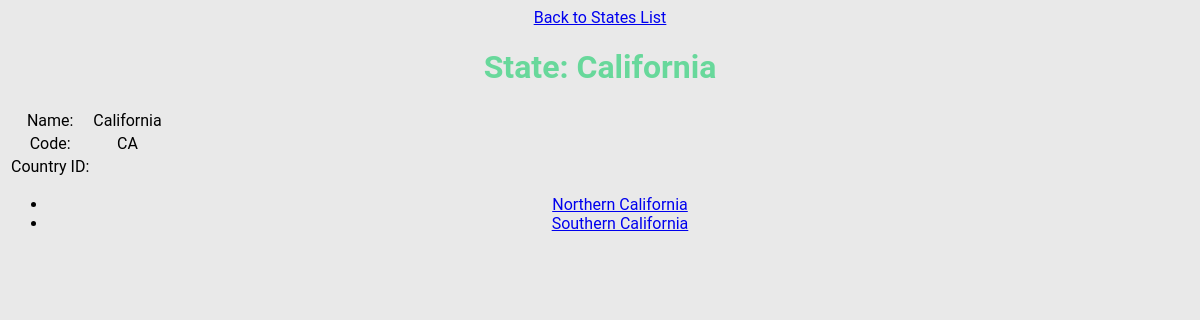
/public/staff/state.php?id=5, run on the app's committed database.
### tables this page shows
CREATE TABLE `states` (
  `id` int(11) NOT NULL AUTO_INCREMENT,
  `name` varchar(255) DEFAULT NULL,
  `code` varchar(255) DEFAULT NULL,
  PRIMARY KEY (`id`)
);

CREATE TABLE `territories` (
  `id` int(11) NOT NULL AUTO_INCREMENT,
  `name` varchar(255) DEFAULT NULL,
  `state_id` int(11) DEFAULT NULL,
  `position` int(11) DEFAULT NULL,
  PRIMARY KEY (`id`),
  KEY `state_id` (`state_id`)
);

### private/query_functions.php (called while the page is built, shortened)
<?php
  function find_state_by_id($id=0) {
    global $db;
    $sql = "SELECT * FROM states ";
    $sql .= "WHERE id='" . $id . "';";
    $state_result = db_query($db, $sql);
    return $state_result;
  }
  function find_territories_for_state_id($state_id=0) {
    global $db;
    $sql = "SELECT * FROM territories ";
    $sql .= "WHERE state_id='" . $state_id . "' ";
    $sql .= "ORDER BY position ASC;";
    $territory_result = db_query($db, $sql);
    return $territory_result;
  }
?>

### private/database.php (called while the page is built, shortened)
<?php
  function db_query($connection, $sql) {
    $result_set = mysqli_query($connection, $sql);
    return $result_set;
  }
  function db_fetch_assoc($result_set) {
    return mysqli_fetch_assoc($result_set);
  }
?>

### private/functions.php (called while the page is built, shortened)
<?php
  function h($string="") {
    return htmlspecialchars($string);
  }
  function u($string="") {
    return urlencode($string);
  }
?>

### public/staff/state.php (the view, shortened to what this page needs)
<?php
  $id = isset($_GET['id']) ? $_GET['id'] : null;
  $state_result = find_state_by_id($id);
  $state = db_fetch_assoc($state_result);
?>
<?php include(SHARED_PATH . '/header.php'); ?>
<div id="main-content">
  <a href="states.php">Back to States List</a><br />
  <h1>State: <?php echo $state['name']; ?></h1>
  <?php
    echo "<table id=\"state\">";
    echo "<tr>";
    echo "<td>Name: </td>";
    echo "<td>" . h($state['name']) . "</td>";
    echo "</tr>";
    echo "<tr>";
    echo "<td>Code: </td>";
    echo "<td>" . h($state['code']) . "</td>";
    echo "</tr>";
    echo "<tr>";
    echo "<td>Country ID: </td>";
    echo "<td>" . h($state['country_id']) . "</td>";
    echo "</tr>";
    echo "</table>";
    $territory_result = find_territories_for_state_id($state['id']);
    echo "<ul id=\"territories\">";
    while($territory = db_fetch_assoc($territory_result)) {
      echo "<li>";
      echo "<a href=\"territory.php?id=" . h(u($territory['id'])) . "&state_id=" . h(u($state['id'])) . "\">";
      echo h($territory['name']);
      echo "</a>";
      echo "</li>";
    }
    echo "</ul>";
  ?>
</div>
<?php include(SHARED_PATH . '/footer.php'); ?>

### public/main.css (style rules this page uses)
body { font-family: 'Roboto', sans-serif; background-color: #e9e9e9; text-align: center; }
h1 { font-weight: 600; color: #68D89B; }

### data on the page
states: name "California", code "CA"
territories: name "Northern California"
territories: name "Southern California"
